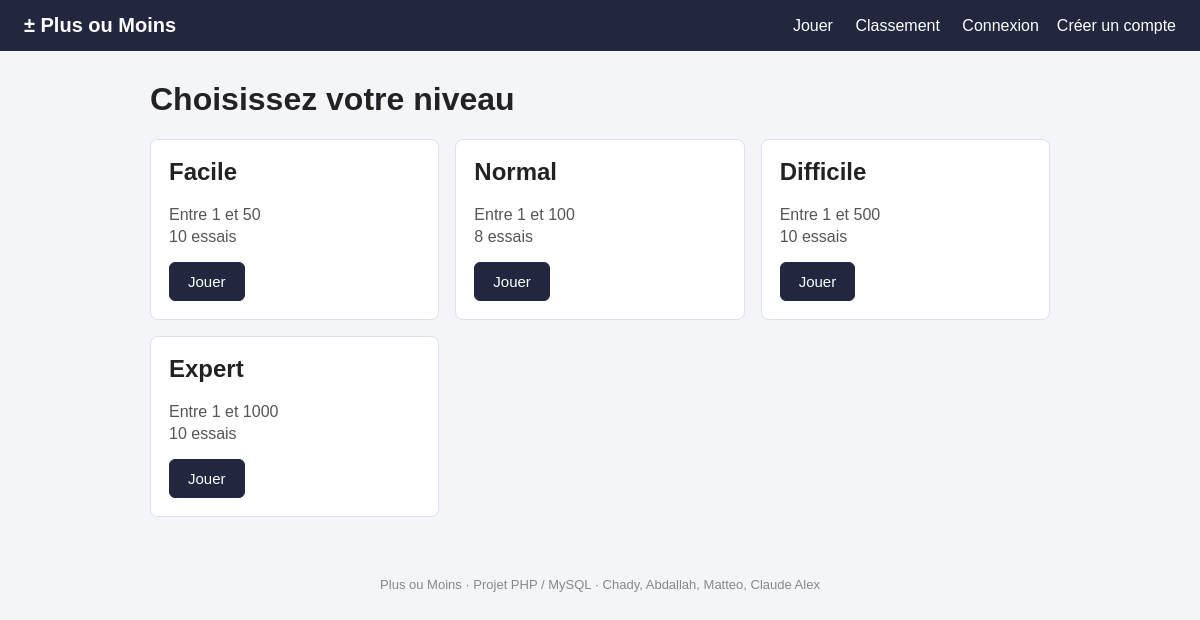
The page / on the database its author committed.
### tables this page shows
CREATE TABLE niveau (
    id_niveau INT NOT NULL AUTO_INCREMENT,
    nom VARCHAR(50) NOT NULL,
    nombre_min INT NOT NULL,              
    nombre_max INT NOT NULL,              
    essais_max INT NOT NULL,              
    PRIMARY KEY (id_niveau)
);

### index.php (the view, shortened to what this page needs)
<?php
require_once 'config.php';
$requete = $dbh->prepare('SELECT * FROM niveau ORDER BY id_niveau');
$requete->execute();
$niveaux = $requete->fetchAll(PDO::FETCH_ASSOC);
require 'header.php';
echo '<h1>Choisissez votre niveau</h1>';
echo '<div class="niveaux">';
foreach ($niveaux as $niveau) {
    echo '<div class="carte">';
    echo '<h2>' . htmlspecialchars($niveau['nom']) . '</h2>';
    echo '<p>Entre ' . $niveau['nombre_min'] . ' et ' . $niveau['nombre_max'] . '</p>';
    echo '<p>' . $niveau['essais_max'] . ' essais</p>';
    echo '<a class="bouton" href="jeu.php?niveau=' . $niveau['id_niveau'] . '">Jouer</a>';
    echo '</div>';
}
echo '</div>';
require 'footer.php';

### header.php (shortened to what this page needs)
<!DOCTYPE html>
<html lang="fr">
<head>
    <link rel="stylesheet" href="css/style.css">
</head>
<body>
<header class="entete">
    <a class="logo" href="index.php">± Plus ou Moins</a>
    <nav>
        <a href="index.php">Jouer</a>
        <a href="classement.php">Classement</a>
        <?php
        if (isset($_SESSION['id_joueur'])) {
            echo '<a href="statistiques.php">Mes stats</a>';
            echo '<span class="pseudo">' . htmlspecialchars($_SESSION['pseudo']) . '</span>';
            echo '<a href="deconnexion.php">Se déconnecter</a>';
        } else {
            echo '<a href="connexion.php">Connexion</a>';
            echo '<a href="inscription.php">Créer un compte</a>';
        }
        ?>
    </nav>
</header>
<main>

### footer.php
</main>
<footer class="pied">
    Plus ou Moins · Projet PHP / MySQL · Chady, Abdallah, Matteo, Claude Alex
</footer>
</body>
</html>

### css/style.css (style rules this page uses)
body { margin: 0; font-family: Arial, Helvetica, sans-serif; background: #f4f5f9; color: #222; }
main { max-width: 900px; margin: 30px auto; padding: 0 16px; }
a { color: #1f6fd1; }
.entete { display: flex; justify-content: space-between; align-items: center; flex-wrap: wrap; gap: 10px; padding: 14px 24px; background: #23263f; }
.entete a, .entete .pseudo { margin-left: 18px; color: #fff; text-decoration: none; }
.entete .logo { margin-left: 0; font-size: 20px; font-weight: bold; }
.pied { padding: 30px 16px; text-align: center; font-size: 13px; color: #888; }
.niveaux { display: grid; grid-template-columns: repeat(auto-fit, minmax(250px, 1fr)); gap: 16px; }
.carte { padding: 18px; background: #fff; border: 1px solid #dde0ea; border-radius: 8px; }
.carte h2 { margin-top: 0; }
.carte p { margin: 4px 0; color: #555; }
.bouton, button { display: inline-block; margin-top: 12px; padding: 10px 18px; border: 1px solid #23263f; border-radius: 6px; background: #23263f; color: #fff; font-size: 15px; text-decoration: none; cursor: pointer; }

### rows shown on the page
niveau: nom "Facile", nombre_min "1", nombre_max "50", essais_max "10"
niveau: nom "Normal", nombre_min "1", nombre_max "100", essais_max "8"
niveau: nom "Difficile", nombre_min "1", nombre_max "500", essais_max "10"
niveau: nom "Expert", nombre_min "1", nombre_max "1000", essais_max "10"
